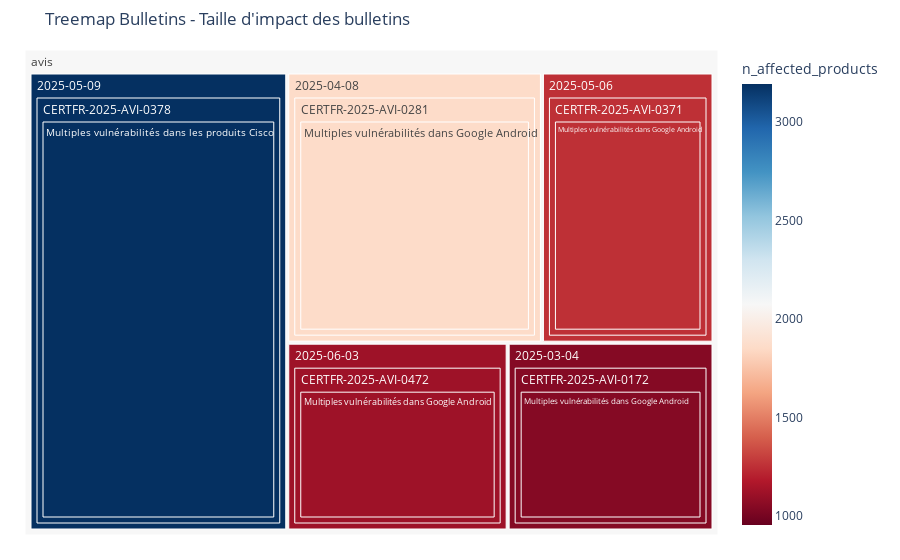

The code cell stored with this chart in its notebook:
### Markdown cell above
### Treemap Bulletins, pour la taille d'impact des bulletins

Déniche les bulletins "massifs", parfois sous-estimés

### Code cell
import plotly.express as px

# Définir la date limite (6 mois avant aujourd'hui)
date_limite = pd.Timestamp.now() - pd.DateOffset(months=4)

# Calcul le nombre de produits affectés par CVE
df["n_affected_products"] = df["versions"].apply(lambda x: len(str(x).split("|")) if pd.notnull(x) else 0)

# Filtre pour les 100 plus impactants
top_50_alertes_avis = df[df["type"].isin(["alerte", "avis"])].nlargest(200, "n_affected_products")

# Filtrer les bulletins récents
bulletins_recents = top_50_alertes_avis[top_50_alertes_avis["date"] >= date_limite]

# Agrégation pour la treemap
treemap_data = bulletins_recents.groupby(["type", "id_anssi", "date"]).agg(
    n_affected_products=("n_affected_products", "sum"),
    titre=("titre", "first")
).reset_index()


treemap_data = treemap_data.sort_values(by="n_affected_products", ascending=False)


# Créer une treemap avec plotly.express
fig = px.treemap(
    treemap_data,
    path=["type", "date","id_anssi", "titre"],
    color="n_affected_products",
    values="n_affected_products",
    color_continuous_scale='RdBu',
    color_continuous_midpoint=np.average(treemap_data['n_affected_products'], weights=treemap_data['n_affected_products'])
)

fig.update_layout(
    title="Treemap Bulletins - Taille d'impact des bulletins",
    margin=dict(t=50, l=25, r=25, b=25)
)

fig.show()

### Figure 1 — Plotly figure (JSON) as saved in the notebook; plotly's stock layout.template omitted (floating-point values rounded to 4 significant figures)
{"data": [{"branchvalues": "total", "customdata": [[3191.0], [1860.0], [1253.0], [1119.0], [1045.0], [3191.0], [1860.0], [1253.0], [1119.0], [1045.0], [3191.0], [1860.0], [1253.0], [1119.0], [1045.0], [2073.0]], "domain": {"x": [0, 1], "y": [0, 1]}, "hovertemplate": "labels=%{label}<br>n_affected_products_sum=%{value}<br>parent=%{parent}<br>id=%{id}<br>n_affected_products=%{color}<extra></extra>", "ids": ["avis/2025-05-09/CERTFR-2025-AVI-0378/Multiples vulnérabilités dans les produits Cisco", "avis/2025-04-08/CERTFR-2025-AVI-0281/Multiples vulnérabilités dans Google Android", "avis/2025-05-06/CERTFR-2025-AVI-0371/Multiples vulnérabilités dans Google Android", "avis/2025-06-03/CERTFR-2025-AVI-0472/Multiples vulnérabilités dans Google Android", "avis/2025-03-04/CERTFR-2025-AVI-0172/Multiples vulnérabilités dans Google Android", "avis/2025-05-09/CERTFR-2025-AVI-0378", "avis/2025-04-08/CERTFR-2025-AVI-0281", "avis/2025-05-06/CERTFR-2025-AVI-0371", "avis/2025-06-03/CERTFR-2025-AVI-0472", "avis/2025-03-04/CERTFR-2025-AVI-0172", "avis/2025-05-09", "avis/2025-04-08", "avis/2025-05-06", "avis/2025-06-03", "avis/2025-03-04", "avis"], "labels": ["Multiples vulnérabilités dans les produits Cisco", "Multiples vulnérabilités dans Google Android", "Multiples vulnérabilités dans Google Android", "Multiples vulnérabilités dans Google Android", "Multiples vulnérabilités dans Google Android", "CERTFR-2025-AVI-0378", "CERTFR-2025-AVI-0281", "CERTFR-2025-AVI-0371", "CERTFR-2025-AVI-0472", "CERTFR-2025-AVI-0172", "2025-05-09", "2025-04-08", "2025-05-06", "2025-06-03", "2025-03-04", "avis"], "marker": {"coloraxis": "coloraxis", "colors": [3191.0, 1860.0, 1253.0, 1119.0, 1045.0, 3191.0, 1860.0, 1253.0, 1119.0, 1045.0, 3191.0, 1860.0, 1253.0, 1119.0, 1045.0, 2073.0]}, "name": "", "parents": ["avis/2025-05-09/CERTFR-2025-AVI-0378", "avis/2025-04-08/CERTFR-2025-AVI-0281", "avis/2025-05-06/CERTFR-2025-AVI-0371", "avis/2025-06-03/CERTFR-2025-AVI-0472", "avis/2025-03-04/CERTFR-2025-AVI-0172", "avis/2025-05-09", "avis/2025-04-08", "avis/2025-05-06", "avis/2025-06-03", "avis/2025-03-04", "avis", "avis", "avis", "avis", "avis", ""], "type": "treemap", "values": [3191.0, 1860.0, 1253.0, 1119.0, 1045.0, 3191.0, 1860.0, 1253.0, 1119.0, 1045.0, 3191.0, 1860.0, 1253.0, 1119.0, 1045.0, 8468.0]}], "layout": {"coloraxis": {"cmid": 2073.0, "colorbar": {"title": {"text": "n_affected_products"}}, "colorscale": [[0, "rgb(103,0,31)"], [0.1, "rgb(178,24,43)"], [0.2, "rgb(214,96,77)"], [0.3, "rgb(244,165,130)"], [0.4, "rgb(253,219,199)"], [0.5, "rgb(247,247,247)"], [0.6, "rgb(209,229,240)"], [0.7, "rgb(146,197,222)"], [0.8, "rgb(67,147,195)"], [0.9, "rgb(33,102,172)"], [1, "rgb(5,48,97)"]]}, "legend": {"tracegroupgap": 0}, "margin": {"b": 25, "l": 25, "r": 25, "t": 50}, "title": {"text": "Treemap Bulletins - Taille d'impact des bulletins"}}}
